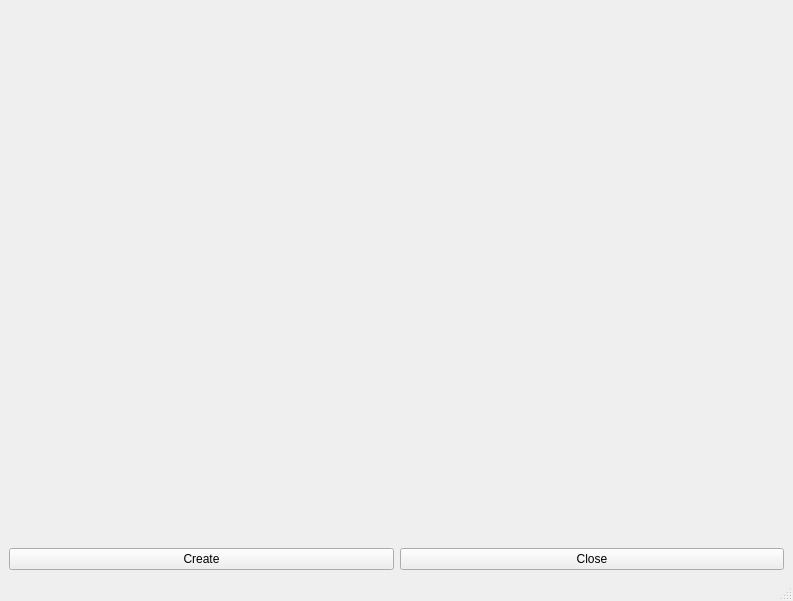
<?xml version="1.0" encoding="UTF-8"?>
<ui version="4.0">
 <class>MainWindow</class>
 <widget class="QMainWindow" name="MainWindow">
  <property name="geometry">
   <rect>
    <x>0</x>
    <y>0</y>
    <width>793</width>
    <height>601</height>
   </rect>
  </property>
  <property name="windowTitle">
   <string>MayaGL 06</string>
  </property>
  <widget class="QWidget" name="centralwidget">
   <layout class="QGridLayout" name="gridLayout">
    <item row="0" column="0">
     <layout class="QVBoxLayout" name="verticalLayout">
      <item>
       <widget class="GLWidget" name="widget" native="true">
        <property name="sizePolicy">
         <sizepolicy hsizetype="Minimum" vsizetype="Expanding">
          <horstretch>0</horstretch>
          <verstretch>0</verstretch>
         </sizepolicy>
        </property>
       </widget>
      </item>
      <item>
       <spacer name="verticalSpacer">
        <property name="orientation">
         <enum>Qt::Vertical</enum>
        </property>
        <property name="sizeType">
         <enum>QSizePolicy::Minimum</enum>
        </property>
        <property name="sizeHint" stdset="0">
         <size>
          <width>20</width>
          <height>40</height>
         </size>
        </property>
       </spacer>
      </item>
      <item>
       <layout class="QHBoxLayout" name="horizontalLayout">
        <item>
         <widget class="QPushButton" name="pushButton">
          <property name="text">
           <string>Create</string>
          </property>
         </widget>
        </item>
        <item>
         <widget class="QPushButton" name="pushButton_3">
          <property name="text">
           <string>Close</string>
          </property>
         </widget>
        </item>
       </layout>
      </item>
     </layout>
    </item>
   </layout>
  </widget>
  <widget class="QMenuBar" name="menubar">
   <property name="geometry">
    <rect>
     <x>0</x>
     <y>0</y>
     <width>793</width>
     <height>21</height>
    </rect>
   </property>
  </widget>
  <widget class="QStatusBar" name="statusbar"/>
 </widget>
 <customwidgets>
  <customwidget>
   <class>GLWidget</class>
   <extends>QWidget</extends>
   <header>glWidget.h</header>
   <container>1</container>
  </customwidget>
 </customwidgets>
 <resources/>
 <connections>
  <connection>
   <sender>pushButton_3</sender>
   <signal>clicked()</signal>
   <receiver>MainWindow</receiver>
   <slot>close()</slot>
   <hints>
    <hint type="sourcelabel">
     <x>652</x>
     <y>555</y>
    </hint>
    <hint type="destinationlabel">
     <x>685</x>
     <y>505</y>
    </hint>
   </hints>
  </connection>
 </connections>
</ui>
